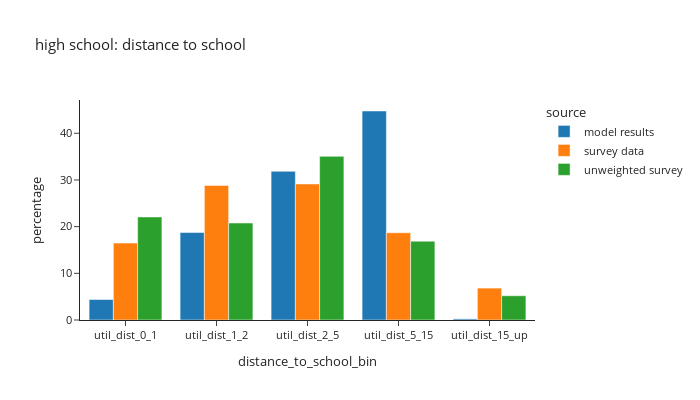
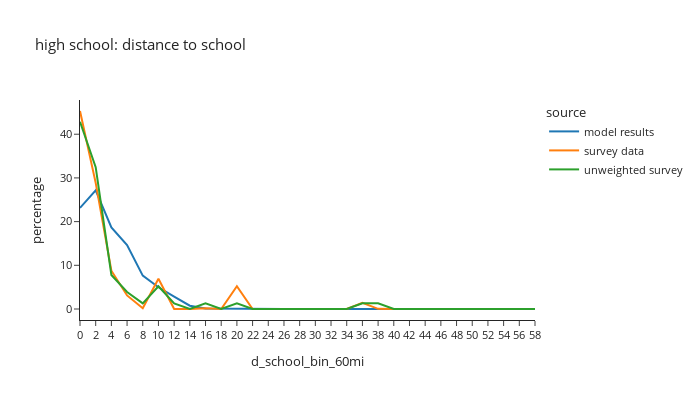

These figures' notebook cell, in order:
### Code cell
# distance to school: high school
plot_distance(per_data,'is_highschool',"high school: distance to school")

### Figure 1 — Plotly figure (JSON) as saved in the notebook; plotly's stock layout.template omitted (floating-point values rounded to 4 significant figures)
{"data": [{"alignmentgroup": "True", "hovertemplate": "source=model results<br>distance_to_school_bin=%{x}<br>percentage=%{y}<extra></extra>", "legendgroup": "model results", "marker": {"color": "#1F77B4", "pattern": {"shape": ""}}, "name": "model results", "offsetgroup": "model results", "orientation": "v", "showlegend": true, "textposition": "auto", "type": "bar", "x": ["util_dist_0_1", "util_dist_1_2", "util_dist_2_5", "util_dist_5_15", "util_dist_15_up"], "xaxis": "x", "y": [4.393, 18.74, 31.85, 44.77, 0.2387], "yaxis": "y"}, {"alignmentgroup": "True", "hovertemplate": "source=survey data<br>distance_to_school_bin=%{x}<br>percentage=%{y}<extra></extra>", "legendgroup": "survey data", "marker": {"color": "#FF7F0E", "pattern": {"shape": ""}}, "name": "survey data", "offsetgroup": "survey data", "orientation": "v", "showlegend": true, "textposition": "auto", "type": "bar", "x": ["util_dist_0_1", "util_dist_1_2", "util_dist_2_5", "util_dist_5_15", "util_dist_15_up"], "xaxis": "x", "y": [16.48, 28.84, 29.15, 18.7, 6.835], "yaxis": "y"}, {"alignmentgroup": "True", "hovertemplate": "source=unweighted survey<br>distance_to_school_bin=%{x}<br>percentage=%{y}<extra></extra>", "legendgroup": "unweighted survey", "marker": {"color": "#2CA02C", "pattern": {"shape": ""}}, "name": "unweighted survey", "offsetgroup": "unweighted survey", "orientation": "v", "showlegend": true, "textposition": "auto", "type": "bar", "x": ["util_dist_0_1", "util_dist_1_2", "util_dist_2_5", "util_dist_5_15", "util_dist_15_up"], "xaxis": "x", "y": [22.08, 20.78, 35.06, 16.88, 5.195], "yaxis": "y"}], "layout": {"barmode": "group", "font": {"size": 11}, "height": 400, "legend": {"title": {"text": "source"}, "tracegroupgap": 0}, "title": {"text": "high school: distance to school"}, "width": 700, "xaxis": {"anchor": "y", "domain": [0.0, 1.0], "title": {"text": "distance_to_school_bin"}}, "yaxis": {"anchor": "x", "domain": [0.0, 1.0], "title": {"text": "percentage"}}}}

### Figure 2 — Plotly figure (JSON) as saved in the notebook; plotly's stock layout.template omitted (floating-point values rounded to 4 significant figures)
{"data": [{"hovertemplate": "source=model results<br>d_school_bin_60mi=%{x}<br>percentage=%{y}<extra></extra>", "legendgroup": "model results", "line": {"color": "#1F77B4", "dash": "solid"}, "marker": {"symbol": "circle"}, "mode": "lines", "name": "model results", "orientation": "v", "showlegend": true, "type": "scatter", "x": ["0", "2", "4", "6", "8", "10", "12", "14", "16", "18", "20", "22", "24", "26", "28", "30", "32", "34", "36", "38", "40", "42", "44", "46", "48", "50", "52", "54", "56", "58"], "xaxis": "x", "y": [23.13, 27.17, 18.68, 14.63, 7.633, 4.981, 2.85, 0.7563, 0.09292, 0.04479, 0.0, 0.0, 0.01239, 0.0, 0.0, 0.01525, 0.00143, 0.0, 0.0, 0.0, 0.0, 0.0, 0.0, 0.0, 0.0, 0.0, 0.0, 0.0, 0.0, 0.0], "yaxis": "y"}, {"hovertemplate": "source=survey data<br>d_school_bin_60mi=%{x}<br>percentage=%{y}<extra></extra>", "legendgroup": "survey data", "line": {"color": "#FF7F0E", "dash": "solid"}, "marker": {"symbol": "circle"}, "mode": "lines", "name": "survey data", "orientation": "v", "showlegend": true, "type": "scatter", "x": ["0", "2", "4", "6", "8", "10", "12", "14", "16", "18", "20", "22", "24", "26", "28", "30", "32", "34", "36", "38", "40", "42", "44", "46", "48", "50", "52", "54", "56", "58"], "xaxis": "x", "y": [45.32, 28.88, 8.762, 3.107, 0.1827, 6.905, 0.01504, 0.0, 0.1588, 0.0, 5.224, 0.0, 0.0, 0.0, 0.0, 0.0, 0.0, 0.0, 1.412, 0.04129, 0.0, 0.0, 0.0, 0.0, 0.0, 0.0, 0.0, 0.0, 0.0, 0.0], "yaxis": "y"}, {"hovertemplate": "source=unweighted survey<br>d_school_bin_60mi=%{x}<br>percentage=%{y}<extra></extra>", "legendgroup": "unweighted survey", "line": {"color": "#2CA02C", "dash": "solid"}, "marker": {"symbol": "circle"}, "mode": "lines", "name": "unweighted survey", "orientation": "v", "showlegend": true, "type": "scatter", "x": ["0", "2", "4", "6", "8", "10", "12", "14", "16", "18", "20", "22", "24", "26", "28", "30", "32", "34", "36", "38", "40", "42", "44", "46", "48", "50", "52", "54", "56", "58"], "xaxis": "x", "y": [42.86, 32.47, 7.792, 3.896, 1.299, 5.195, 1.299, 0.0, 1.299, 0.0, 1.299, 0.0, 0.0, 0.0, 0.0, 0.0, 0.0, 0.0, 1.299, 1.299, 0.0, 0.0, 0.0, 0.0, 0.0, 0.0, 0.0, 0.0, 0.0, 0.0], "yaxis": "y"}], "layout": {"font": {"size": 11}, "height": 400, "legend": {"title": {"text": "source"}, "tracegroupgap": 0}, "title": {"text": "high school: distance to school"}, "width": 700, "xaxis": {"anchor": "y", "domain": [0.0, 1.0], "title": {"text": "d_school_bin_60mi"}}, "yaxis": {"anchor": "x", "domain": [0.0, 1.0], "title": {"text": "percentage"}}}}
